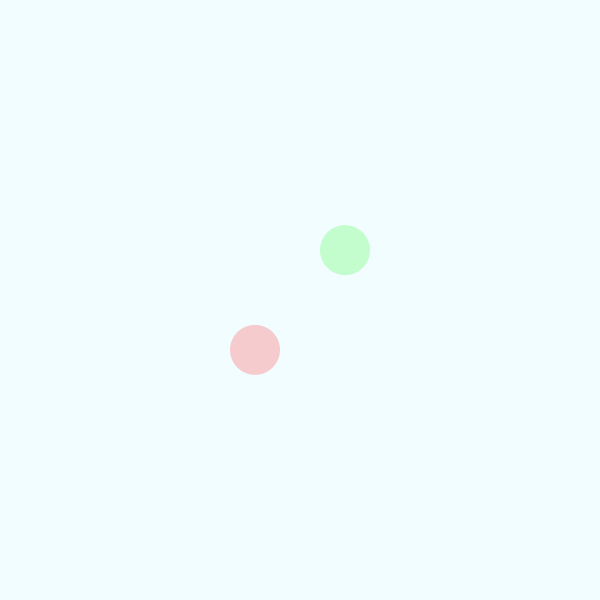
Frame 1 (no input)
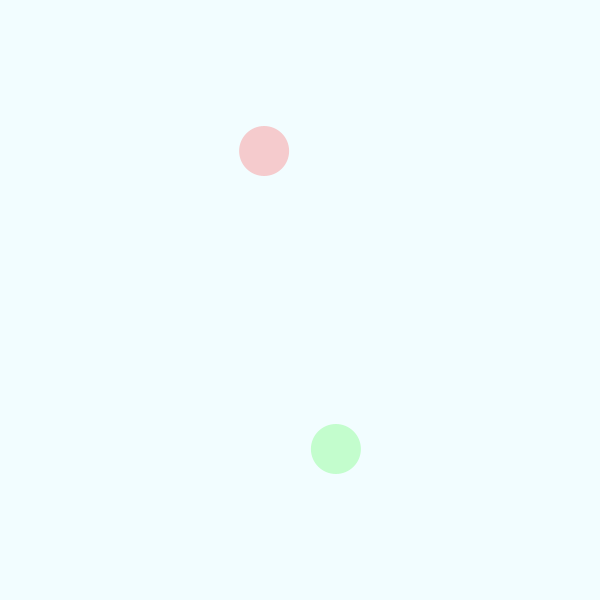
Frame 60 (the mouse pressed at the canvas centre just before this capture)
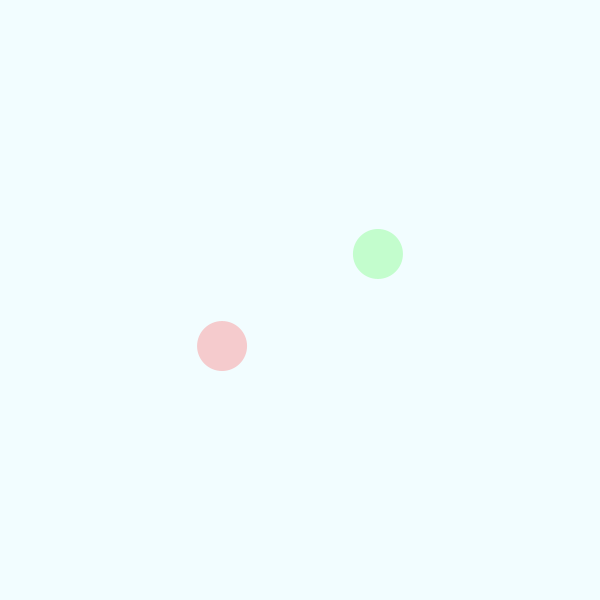
Frame 120 (the mouse held since frame 60 and released just before this capture)

The Processing sketch that drew these frames (run headless with seeded random() and noise(); from frame 60 on, the mouse is pressed at the canvas centre):

// Processing sketch: processing_162668
// ── processing_162668.pde

int constant=250;
float angle=0.05;
int scalar=100;
float speed=0.05;

void setup(){
  size(600,600);
  frameRate(60);
  smooth();
}

void draw(){
  background(242,253,255,100);
  float x=constant+sin(angle)*scalar;
  float y=constant+cos(angle)*scalar;
  float x2=constant-sin(angle)*scalar;
  float y2=constant-cos(angle)*scalar;
  //float x3=constant-sin(angle)*scalar;
  //float y3=constant-cos(angle)*scalar;
  noStroke();
  fill(255,0,0,50);
  ellipse(x,y,50,50);
  fill(0,255,0,50);
  ellipse(x2+100,y2+100,50,50);
  //fill(0,0,255,40);
  //ellipse(x3+100,y3+100,50,50);
  angle=angle+speed;
}
